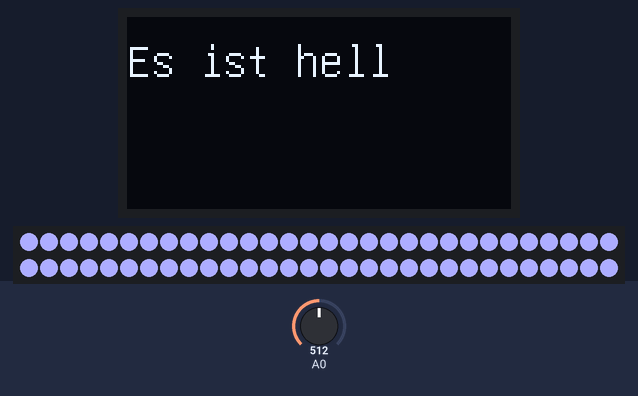
A sketch run on a simulated Arduino Uno, built with avr-gcc and run on an emulated ATmega328P. Shown: 128×64 one-colour display, 60 RGB LEDs in strip order, left to right, continuing on the next row. The inputs (shaded band) are chosen by the test bench; at power-on: A0 = 512. What the sketch prints to the serial monitor is not drawn.

Above: at 7.1 s.
7.2 s: A0 set to 158
14.7 s: A0 set to 138
At 20.32 s:
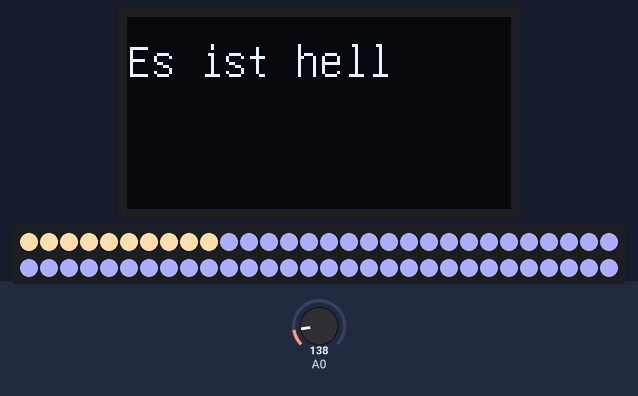
21.7 s: A0 set to 306
At 26.19 s:
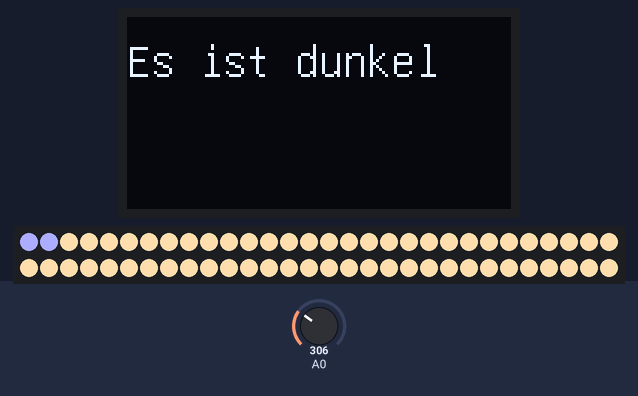
28.7 s: A0 set to 122
At 35.58 s:
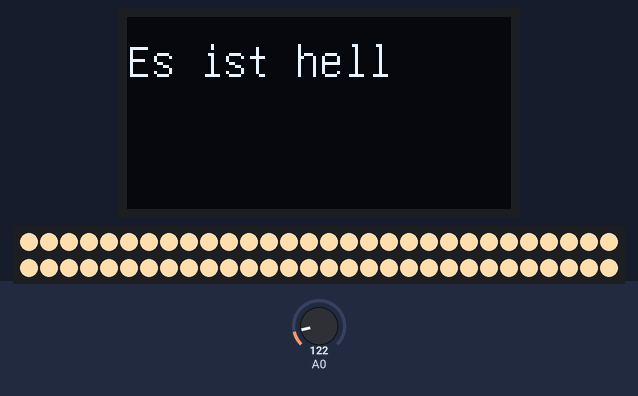
35.7 s: A0 set to 511
At 41.86 s:
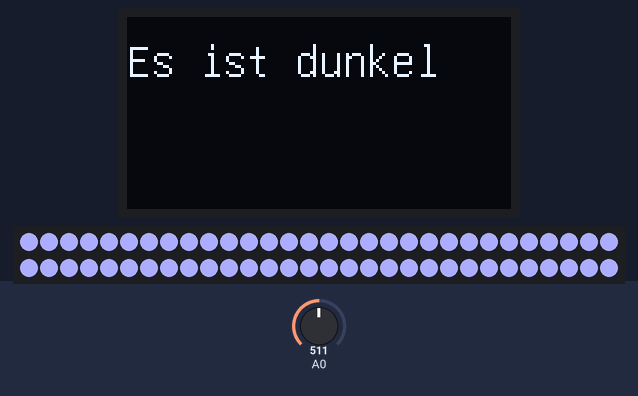

Measured:
- the behaviour switches between 150 and 149 on A0 (found by bisection; images 0 and 1)
- after the input at 7.2 s, every drawn part: stays the same

The sketch:

projekt_mit_oled.ino
```cpp
/* Labor Informatik SS20 Ansgar Specht,
 *  Studentenkennung: span1017
 *  Fachrichtung:     Fahrzeugtechnologie
 *
 *  Dieses Programm steuert einen WS2812B LED - Streifen
 *  in Abhängigkeit von der Umgebunshelligkeit.
 *  Verwendet wird die Adafruit Neopixel library, diese muss zuvor installiert werden.
 *
 *  In diesem Programm werden jedoch die Seriellen Ausgaben "Es ist hell" und "Es ist dunkel" über ein OLED Display ausgegeben.
 *  Hierfür muss die "U8glib" Library installiert werden.
 *  Datum: 29.05.2020
 */


#include "U8glib.h"

#include <Adafruit_NeoPixel.h>
#define LED_PIN          6
#define LED_COUNT   60

#include <Arduino.h>


int Referenzwert = 150;

Adafruit_NeoPixel strip(LED_COUNT, LED_PIN, NEO_GRB+NEO_KHZ800);
U8GLIB_SH1106_128X64 u8g(U8G_I2C_OPT_NONE);

void setup() {
u8g.begin();


strip.begin();  // initalize NeoPixel library
strip.show();  //initialize all pixels to 'off'
Serial.begin(9600);
strip.setBrightness(50);

 u8g.setFont(u8g_font_unifont);
u8g.setPrintPos(0,10);


}
/*  *  *  *  *  *  *  *  *  *  *  *  *  *  *  *  *  *  *  *  *  *  *  *  *  *  *  *  *  *  *  *  *  *  *  *  *  *  *  *  *  *  *  *  *  *  *  *  *  *  *  *  *  *  *  *  *  */
void loop() {
uint32_t color1 = strip.Color(255, 222,173);
uint32_t color2 = strip.Color(173,173,255);
int Sensorwert= analogRead(A0);
Serial.println(Sensorwert);
delay(1000);
  if (Sensorwert < Referenzwert)
  {
      colorWipe(color1,50);
      strip.setBrightness(255);
      strip.show();

      Serial.println("Es ist dunkel");
      u8g.firstPage();
      do {
      u8g.drawStr(0,20,"Es ist dunkel");
     } while( u8g.nextPage() );

   }
  else
  {
      colorWipe(color2,50);
      strip.setBrightness(255);
      strip.show();


      Serial.println("Es ist hell");
      u8g.firstPage();
      do{
      u8g.drawStr(0,20,"Es ist hell");
      } while (u8g.nextPage());
  }
  delay(2000);
}
/*  *  *  *  *  *  *  *  *  *  *  *  *  *  *  *  *  *  *  *  *  *  *  *  *  *  *  *  *  *  *  *  *  *  *  *  *  *  *  *  *  *  *  *  *  *  *  *  *  *  *  *  *  *  *  *  *  */

void colorWipe(uint32_t color, int wait){
  for(int i=0; i<strip.numPixels(); i++) { // For each pixel in strip...
    strip.setPixelColor(i, color);         //  Set pixel's color (in RAM)
    strip.show();                          //  Update strip to match
    delay(wait);                           //  Pause for a moment
  }
}
```
